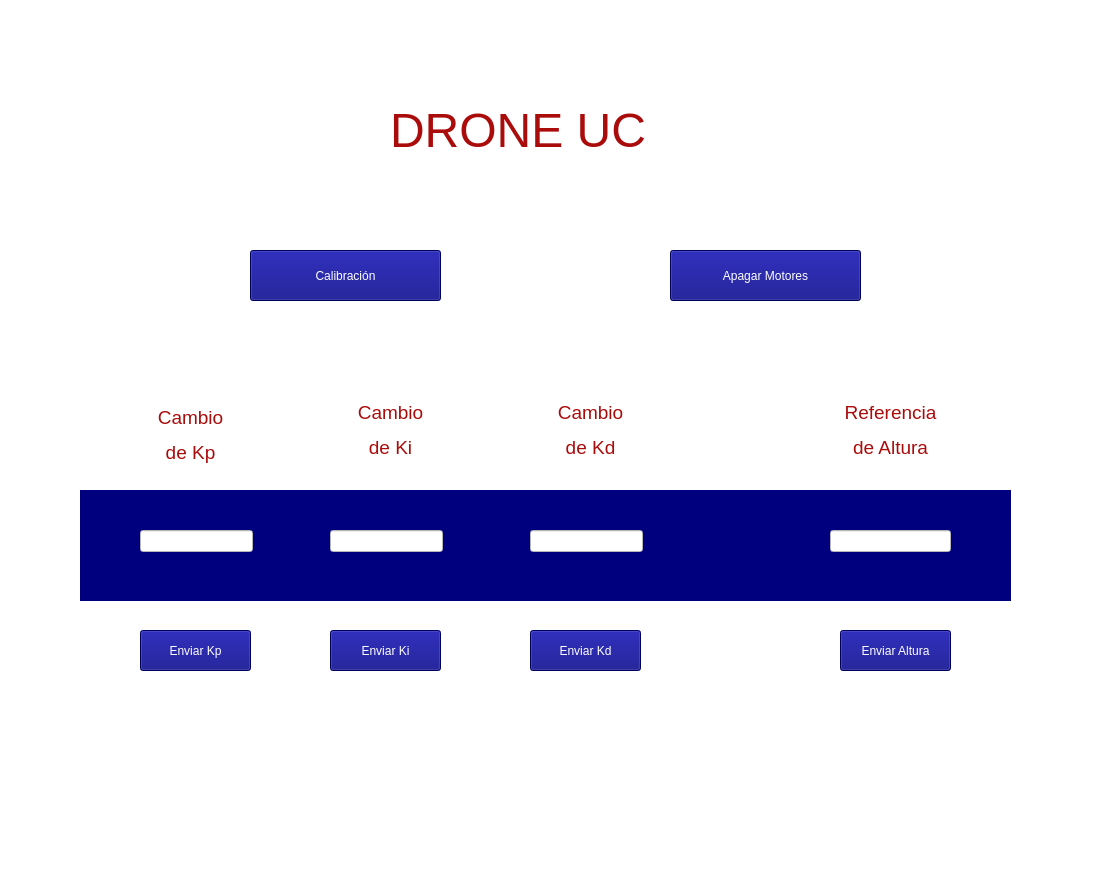
<?xml version="1.0" encoding="UTF-8"?>
<ui version="4.0">
 <class>MainWindow</class>
 <widget class="QMainWindow" name="MainWindow">
  <property name="geometry">
   <rect>
    <x>0</x>
    <y>0</y>
    <width>1100</width>
    <height>883</height>
   </rect>
  </property>
  <property name="windowTitle">
   <string>MainWindow</string>
  </property>
  <property name="styleSheet">
   <string notr="true">background-color: rgb(255, 255, 255);</string>
  </property>
  <widget class="QWidget" name="centralwidget">
   <widget class="QLabel" name="label">
    <property name="geometry">
     <rect>
      <x>80</x>
      <y>490</y>
      <width>931</width>
      <height>111</height>
     </rect>
    </property>
    <property name="styleSheet">
     <string notr="true">background-color: rgb(0, 0, 127);</string>
    </property>
    <property name="text">
     <string/>
    </property>
   </widget>
   <widget class="QPushButton" name="Boton_calibracion">
    <property name="geometry">
     <rect>
      <x>250</x>
      <y>250</y>
      <width>191</width>
      <height>51</height>
     </rect>
    </property>
    <property name="styleSheet">
     <string notr="true">background-color: rgb(0, 0, 127);
font: 14pt &quot;MS Shell Dlg 2&quot;;
color: rgb(255, 255, 255);</string>
    </property>
    <property name="text">
     <string>Calibración</string>
    </property>
   </widget>
   <widget class="QLabel" name="Titulo">
    <property name="geometry">
     <rect>
      <x>390</x>
      <y>100</y>
      <width>361</width>
      <height>61</height>
     </rect>
    </property>
    <property name="styleSheet">
     <string notr="true">font: 8pt &quot;Swis721 Blk BT&quot;;
color: rgb(170, 11, 11);</string>
    </property>
    <property name="text">
     <string>&lt;html&gt;&lt;head/&gt;&lt;body&gt;&lt;p&gt;&lt;span style=&quot; font-size:36pt;&quot;&gt;DRONE UC&lt;/span&gt;&lt;/p&gt;&lt;/body&gt;&lt;/html&gt;</string>
    </property>
   </widget>
   <widget class="QPushButton" name="Boton_apagar">
    <property name="geometry">
     <rect>
      <x>670</x>
      <y>250</y>
      <width>191</width>
      <height>51</height>
     </rect>
    </property>
    <property name="styleSheet">
     <string notr="true">background-color: rgb(0, 0, 127);
font: 14pt &quot;MS Shell Dlg 2&quot;;
color: rgb(255, 255, 255);</string>
    </property>
    <property name="text">
     <string>Apagar Motores</string>
    </property>
   </widget>
   <widget class="QLabel" name="Consola">
    <property name="geometry">
     <rect>
      <x>90</x>
      <y>750</y>
      <width>911</width>
      <height>61</height>
     </rect>
    </property>
    <property name="text">
     <string/>
    </property>
   </widget>
   <widget class="QLineEdit" name="Texto_Kp">
    <property name="geometry">
     <rect>
      <x>140</x>
      <y>530</y>
      <width>113</width>
      <height>22</height>
     </rect>
    </property>
   </widget>
   <widget class="QLineEdit" name="Texto_Ki">
    <property name="geometry">
     <rect>
      <x>330</x>
      <y>530</y>
      <width>113</width>
      <height>22</height>
     </rect>
    </property>
   </widget>
   <widget class="QLineEdit" name="Texto_Kd">
    <property name="geometry">
     <rect>
      <x>530</x>
      <y>530</y>
      <width>113</width>
      <height>22</height>
     </rect>
    </property>
   </widget>
   <widget class="QLineEdit" name="Texto_Altura">
    <property name="geometry">
     <rect>
      <x>830</x>
      <y>530</y>
      <width>121</width>
      <height>22</height>
     </rect>
    </property>
   </widget>
   <widget class="QPushButton" name="Boton_Kp">
    <property name="geometry">
     <rect>
      <x>140</x>
      <y>630</y>
      <width>111</width>
      <height>41</height>
     </rect>
    </property>
    <property name="styleSheet">
     <string notr="true">background-color: rgb(0, 0, 127);
font: 14pt &quot;MS Shell Dlg 2&quot;;
color: rgb(255, 255, 255);</string>
    </property>
    <property name="text">
     <string>Enviar Kp</string>
    </property>
   </widget>
   <widget class="QPushButton" name="Boton_Ki">
    <property name="geometry">
     <rect>
      <x>330</x>
      <y>630</y>
      <width>111</width>
      <height>41</height>
     </rect>
    </property>
    <property name="styleSheet">
     <string notr="true">background-color: rgb(0, 0, 127);
font: 14pt &quot;MS Shell Dlg 2&quot;;
color: rgb(255, 255, 255);</string>
    </property>
    <property name="text">
     <string>Enviar Ki</string>
    </property>
   </widget>
   <widget class="QPushButton" name="Boton_Kd">
    <property name="geometry">
     <rect>
      <x>530</x>
      <y>630</y>
      <width>111</width>
      <height>41</height>
     </rect>
    </property>
    <property name="styleSheet">
     <string notr="true">background-color: rgb(0, 0, 127);
font: 14pt &quot;MS Shell Dlg 2&quot;;
color: rgb(255, 255, 255);</string>
    </property>
    <property name="text">
     <string>Enviar Kd</string>
    </property>
   </widget>
   <widget class="QPushButton" name="Boton_altura">
    <property name="geometry">
     <rect>
      <x>840</x>
      <y>630</y>
      <width>111</width>
      <height>41</height>
     </rect>
    </property>
    <property name="styleSheet">
     <string notr="true">background-color: rgb(0, 0, 127);
font: 10pt &quot;MS Shell Dlg 2&quot;;
color: rgb(255, 255, 255);</string>
    </property>
    <property name="text">
     <string>Enviar Altura</string>
    </property>
   </widget>
   <widget class="QLabel" name="Titulo_5">
    <property name="geometry">
     <rect>
      <x>810</x>
      <y>400</y>
      <width>161</width>
      <height>61</height>
     </rect>
    </property>
    <property name="styleSheet">
     <string notr="true">font: 8pt &quot;Swis721 Blk BT&quot;;
color: rgb(170, 11, 11);</string>
    </property>
    <property name="text">
     <string>&lt;html&gt;&lt;head/&gt;&lt;body&gt;&lt;p align=&quot;center&quot;&gt;&lt;span style=&quot; font-size:14pt;&quot;&gt;Referencia&lt;/span&gt;&lt;/p&gt;&lt;p align=&quot;center&quot;&gt;&lt;span style=&quot; font-size:14pt;&quot;&gt;de Altura&lt;/span&gt;&lt;/p&gt;&lt;/body&gt;&lt;/html&gt;</string>
    </property>
   </widget>
   <widget class="QLabel" name="Titulo_6">
    <property name="geometry">
     <rect>
      <x>510</x>
      <y>400</y>
      <width>161</width>
      <height>61</height>
     </rect>
    </property>
    <property name="styleSheet">
     <string notr="true">font: 8pt &quot;Swis721 Blk BT&quot;;
color: rgb(170, 11, 11);</string>
    </property>
    <property name="text">
     <string>&lt;html&gt;&lt;head/&gt;&lt;body&gt;&lt;p align=&quot;center&quot;&gt;&lt;span style=&quot; font-size:14pt;&quot;&gt;Cambio&lt;/span&gt;&lt;/p&gt;&lt;p align=&quot;center&quot;&gt;&lt;span style=&quot; font-size:14pt;&quot;&gt;de Kd&lt;/span&gt;&lt;/p&gt;&lt;/body&gt;&lt;/html&gt;</string>
    </property>
   </widget>
   <widget class="QLabel" name="Titulo_7">
    <property name="geometry">
     <rect>
      <x>310</x>
      <y>400</y>
      <width>161</width>
      <height>61</height>
     </rect>
    </property>
    <property name="styleSheet">
     <string notr="true">font: 8pt &quot;Swis721 Blk BT&quot;;
color: rgb(170, 11, 11);</string>
    </property>
    <property name="text">
     <string>&lt;html&gt;&lt;head/&gt;&lt;body&gt;&lt;p align=&quot;center&quot;&gt;&lt;span style=&quot; font-size:14pt;&quot;&gt;Cambio&lt;/span&gt;&lt;/p&gt;&lt;p align=&quot;center&quot;&gt;&lt;span style=&quot; font-size:14pt;&quot;&gt;de Ki&lt;/span&gt;&lt;/p&gt;&lt;/body&gt;&lt;/html&gt;</string>
    </property>
   </widget>
   <widget class="QLabel" name="Titulo_8">
    <property name="geometry">
     <rect>
      <x>110</x>
      <y>400</y>
      <width>161</width>
      <height>71</height>
     </rect>
    </property>
    <property name="styleSheet">
     <string notr="true">font: 8pt &quot;Swis721 Blk BT&quot;;
color: rgb(170, 11, 11);</string>
    </property>
    <property name="text">
     <string>&lt;html&gt;&lt;head/&gt;&lt;body&gt;&lt;p align=&quot;center&quot;&gt;&lt;span style=&quot; font-size:14pt;&quot;&gt;Cambio&lt;/span&gt;&lt;/p&gt;&lt;p align=&quot;center&quot;&gt;&lt;span style=&quot; font-size:14pt;&quot;&gt;de Kp&lt;/span&gt;&lt;/p&gt;&lt;/body&gt;&lt;/html&gt;</string>
    </property>
   </widget>
  </widget>
  <widget class="QStatusBar" name="statusbar"/>
 </widget>
 <resources/>
 <connections/>
</ui>
